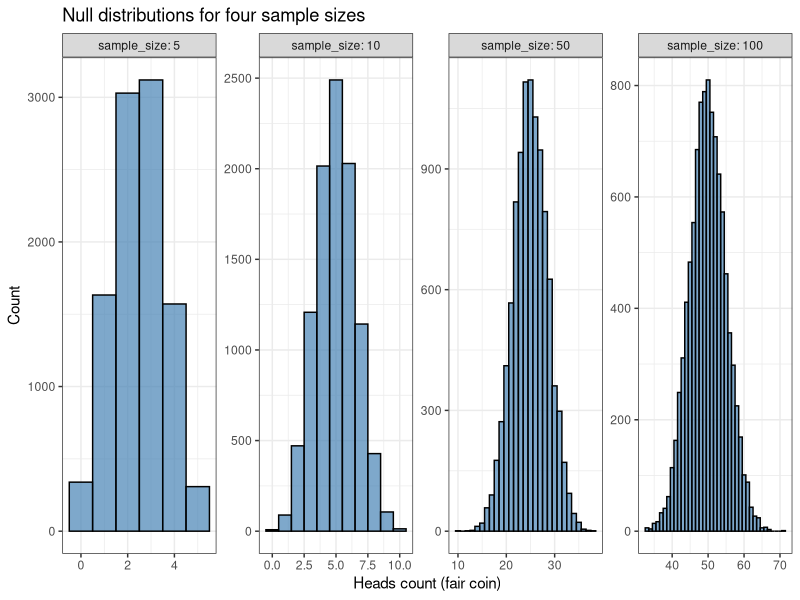
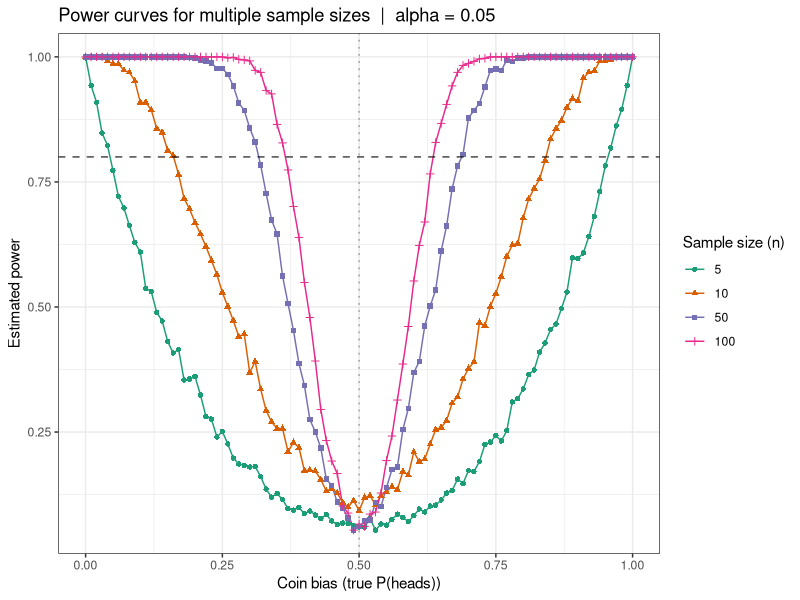

Reproduce these figures in R, in order.
# ─────────────────────────────────────────────────────────────────────────────
# Assignment 04 — Homework: Generating Multiple Power Curves for Detecting
#                           Unfair Coins
#
# Work through this script on your own, add detailed comments at every step,
# and answer the questions at the end. Submit a PDF of your annotated script
# and answers via the course submission form.
# ─────────────────────────────────────────────────────────────────────────────


# ── Part 2: Generating Multiple Power Curves for Detecting Unfair Coins ───────
#
# In the in-class assignment you produced one power curve for a fixed sample
# size (num_flips = 20). Here you extend that analysis to multiple sample
# sizes to see how power changes as a function of BOTH effect size (coin bias)
# AND sample size (number of flips). This is exactly the analysis researchers
# use when designing a study: "given the effect I expect, how many observations
# do I need for adequate power?"

library(tidyverse)


# ── Parameters ───────────────────────────────────────────────────────────────
#
# set.seed() fixes the random-number sequence for reproducibility.

set.seed(42)

alpha            <- 0.05   # significance threshold
num_permutations <- 10000  # simulations per null distribution
num_experiments  <- 1000   # experiments per (bias, sample_size) combination

# Explore four different sample sizes
flips <- c(5, 10, 50, 100)

# [ Add your notes here. ]


# ── Step 1: Build a null distribution for each sample size ───────────────────
#
# Each sample size has its own null distribution: with more flips, the
# distribution of head-counts under H0 spreads wider in raw counts but
# becomes relatively more concentrated around num_flips/2 as a fraction.
# We must pair each p-value calculation with the correct null distribution.
#
# We store the data in a tidy tibble (one row per simulation per sample size)
# so that downstream ggplot code is straightforward.

null_df <- map_dfr(flips, \(n) {
  tibble(
    sample_size    = n,
    fair_num_heads = rbinom(n = num_permutations, size = n, prob = 0.5)
  )
})

# [ Add your notes here. ]


# ── Step 2: Visualise the null distributions ─────────────────────────────────
#
# Plotting all four null distributions side by side reveals how the spread
# changes with sample size.

null_df |>
  ggplot(aes(x = fair_num_heads)) +
  geom_histogram(binwidth = 1, fill = "steelblue",
                 colour = "black", alpha = 0.7) +
  facet_wrap(~ sample_size, nrow = 1, scales = "free",
             labeller = label_both) +
  labs(
    x     = "Heads count (fair coin)",
    y     = "Count",
    title = "Null distributions for four sample sizes"
  ) +
  theme_bw() +
  theme(legend.position = "none")

# Question 3:
# What are your observations on how the null distribution changes with sample
# size? Comment on both the centre and the spread.
#
# [ Write your answer here. ]


# ── Step 3: Compute power curves for each sample size ────────────────────────
#
# For each (sample_size, coin_bias) combination we:
#   1. Retrieve the pre-computed null distribution for that sample size
#   2. Simulate num_experiments biased-coin experiments
#   3. Compute the p-value for each experiment against the null
#   4. Estimate power as the fraction of experiments where p < alpha
#
# NOTE: This computation is intentionally written with explicit loops to make
# each step readable. It will take 1–3 minutes on a modern laptop.

biases <- seq(0, 1, by = 0.01)   # 101 bias values

power_results <- map_dfr(flips, \(n) {
  cat(n, "flips\n")

  # Retrieve the null distribution and compute its deviations from centre
  null_heads <- null_df |>
    filter(sample_size == n) |>
    pull(fair_num_heads)
  null_devs <- abs(null_heads - n / 2)   # how far each null sim deviated from n/2

  map_dfr(biases, \(b) {
    # Simulate all experiments for this (n, b) combination at once
    heads_all <- rbinom(n = num_experiments, size = n, prob = b)

    # Compute p-value for each experiment and check significance
    p_vals <- sapply(heads_all, \(h) mean(null_devs > abs(h - n / 2)))

    tibble(
      sample_size     = n,
      effect_size     = b,
      estimated_power = mean(p_vals < alpha)
    )
  })
})

# [ Add your notes here. ]


# ── Step 4: Visualise multiple power curves ───────────────────────────────────
#
# All power curves on one axes for direct comparison. Larger n → curves rise
# more steeply, meaning you can detect smaller biases.

power_results |>
  mutate(sample_size = factor(sample_size)) |>
  ggplot(aes(x     = effect_size,
             y     = estimated_power,
             colour = sample_size,
             shape  = sample_size)) +
  geom_line()  +
  geom_point(size = 1.5) +
  geom_hline(yintercept = 0.80, colour = "black",
             linetype = "dashed", linewidth = 0.6, alpha = 0.6) +
  geom_vline(xintercept = 0.50, colour = "grey50",
             linetype = "dotted", linewidth = 0.6, alpha = 0.6) +
  scale_colour_brewer(palette = "Dark2", name = "Sample size (n)") +
  scale_shape_discrete(name = "Sample size (n)") +
  labs(
    x     = "Coin bias (true P(heads))",
    y     = "Estimated power",
    title = sprintf("Power curves for multiple sample sizes  |  alpha = %.2f", alpha)
  ) +
  theme_bw()

# [ Add your notes here. ]


# Question 4:
# What are your interpretations of these curves? Write your thoughts in terms
# of the dependence of power on both effect size (coin bias) and sample size
# (number of flips).
#
# [ Write your answer here. ]


# Question 5:
# A national sports organisation wants to design an experiment to detect
# biased coins used in pre-game tosses. How would you use the power curves
# above to help them design the experiment? What questions would you need to
# ask before you could give a specific sample-size recommendation?
#
# [ Write your answer here. ]


# Question 6:
# If you make a specific sample-size recommendation, write down what you
# will tell the organisation about error rates (false-positive rate and
# false-negative rate).
#
# [ Write your answer here. ]


# Question 7:
# Which parts of your reasoning and recommendations change if the organisation
# says it cannot tolerate more than 1 biased coin for every 100 coins it uses?
# (Hint: this corresponds to changing alpha from 0.05 to 0.01.)
#
# [ Write your answer here. ]
